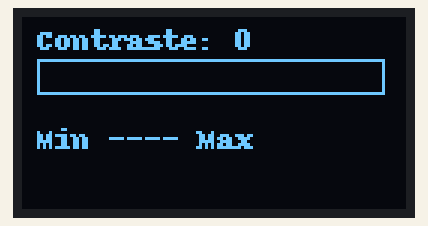
This program was run on a simulated Raspberry Pi (BCM pin numbers). Parts: 128×64 one-colour display. What the program prints to the terminal is not drawn. At 8.2 s the program stops and its outputs stay as they are.

Above: at 0.29 s.
At 0.88 s:
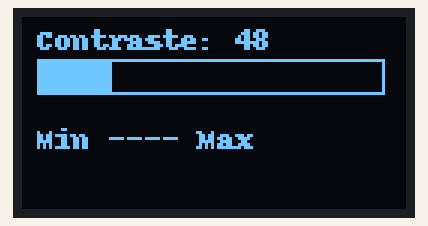
At 1.66 s:
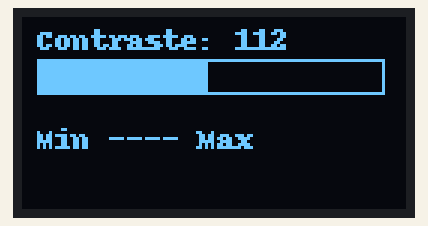
At 3.2 s:
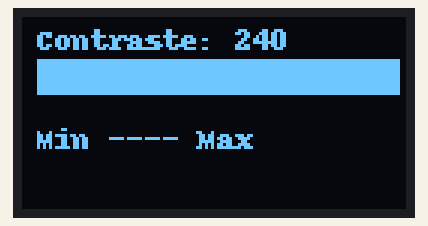
At 5.01 s:
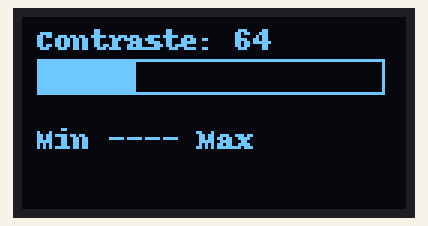
At 6.96 s:
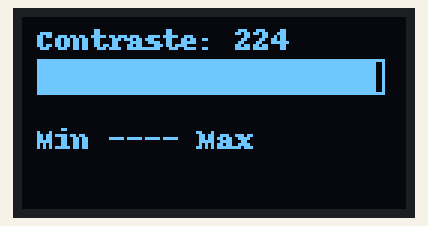

Measured:
- what the display in image 3 shows lasts 1.0 s, from 3.1 s to 4.1 s

The program:

practica3b_contraste.py
```python
#!/usr/bin/env python3
# practica3b_contraste.py

from luma.core.interface.serial import i2c
from luma.oled.device import ssd1306
from luma.core.render import canvas

from PIL import ImageFont

import time


# Inicialización
serial = i2c(port=1, address=0x3C)
device = ssd1306(serial)

font = ImageFont.load_default()

print('Demostracion de contraste.')


# Ciclo de contraste
for _ in range(2):

    # Aumentar contraste
    for nivel in range(0, 256, 16):

        device.contrast(nivel)

        with canvas(device) as draw:

            draw.text(
                (5, 2),
                f'Contraste: {nivel}',
                font=font,
                fill=255
            )

            draw.rectangle(
                [(5, 14), (120, 25)],
                outline=255
            )

            barra = 5 + int(nivel / 2)

            draw.rectangle(
                [(5, 14), (barra, 25)],
                outline=255,
                fill=255
            )

            draw.text(
                (5, 35),
                'Min ---- Max',
                font=font,
                fill=255
            )

        time.sleep(0.1)

    # Disminuir contraste
    for nivel in range(255, -1, -16):

        device.contrast(nivel)

        time.sleep(0.05)


# Restaurar contraste medio
device.contrast(128)

device.cleanup()
```
